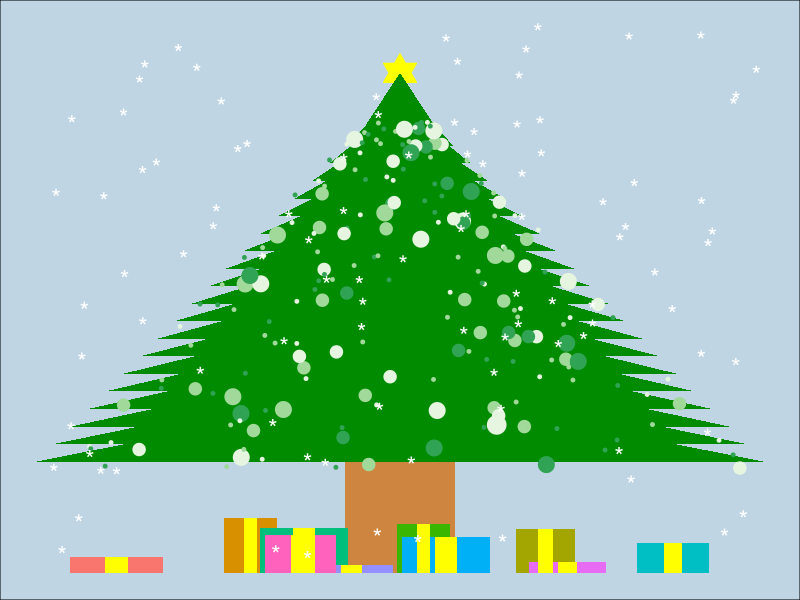

The R source for this figure:
library(tidyverse)
data = data.frame(x=seq(-5, 5), y=0:10)
snow = data.frame(x=runif(100,-5,5), y=runif(100,0,10))
layer = 20
triangles = data.frame(
  group = rep(seq(1, layer), 3),
  pointx= c(seq(min(data$x), mean(data$x)-0.5, length.out=layer), 
            rep(0,layer),
            seq(max(data$x), mean(data$x+0.5), length.out=layer)),
  pointy= c(seq(min(data$y) +2, max(data$y)-2, length.out=layer), 
            seq(min(data$y) +3,max(data$y)-1, length.out=layer+1)[-1], 
            seq(min(data$y) +2, max(data$y)-2, length.out=layer))
            )
pres_xposition = rnorm(10,0,2)
pres_width = runif(10,0.3,0.7)
pres_height = runif(10,0,1)
  
present = data.frame(
    group = seq(1,10),
    x_min= pres_xposition-pres_width, 
    x_max= pres_xposition+pres_width, 
    y_min= rep(0,10),
    y_max= pres_height,
    x_min_rib = pres_xposition - pres_width/4,
    x_max_rib = pres_xposition + pres_width/4
  )
x = NULL
list_value = list(NULL)
list_layer_x = list(NULL)
list_layer_y= list(NULL)
  
for (i in 1:layer) {
    j = (layer:1)[1]
    x = runif(j,
              triangles[which(triangles$group==i), 2][1],
              triangles[which(triangles$group==i), 2][3])
    list_layer_x[[length(list_layer_x) +1]] <- rep(i,j)
    list_layer_y[[length(list_layer_y) +1]] <- rep(triangles[which(triangles$group==i), 3][1],j) 
    list_value[[length(list_value) +1]] <- x
      }
  
ornaments = data.frame(
    layer = unlist(list_layer_x),
    x_position = unlist(list_value),
    y_position = unlist(list_layer_y),
    size = rpois (length(unlist(list_layer_y)),0.5)+1,
    color = sample(c('red', 'blue', 'yellow'), length(unlist(list_layer_y)), replace = T)
       )
  
rand_drop = sample (1:dim(ornaments)[1], round(dim(ornaments)[1]/2, digits = 0), replace = F)
  
ggplot() +
  geom_rect(data=data, aes(xmin=mean(x)-0.75, xmax=mean(x) +0.75, ymin=min (y), ymax=max (y)-7), fill='tan3') + 
  annotate('point', x = 0, y = max(triangles$pointy), shape=24, fill='yellow',size=8, color='yellow') + 
  annotate('point', x = 0, y = max(triangles$pointy), shape=25, fill='yellow',size=8, color='yellow') + 
  geom_polygon(data=triangles, aes(x=pointx, y=pointy, group=group), fill='green4')+
  geom_jitter(data=ornaments[rand_drop, ], aes(x=x_position, y=y_position, size=size, color=color))+ 
  scale_color_brewer(palette = 'Y1Gn')+
  geom_rect(data=present, aes(xmin=x_min, xmax=x_max, ymin=y_min, ymax=y_max, fill=factor (group)))+ 
  geom_rect(data=present, aes(xmin=x_min_rib, xmax=x_max_rib, ymin=y_min, ymax=y_max), fill='yellow') + 
  geom_point(data=snow, aes(x=x, y=y), shape='*', color="white", size=6)+
  theme_void()+
  theme(legend.position= 'none',
      panel.background = element_rect(fill="#BFD5E3"))
#ggsave('cs_tree.jpeg', dpi=300, width=5, height = 5)


